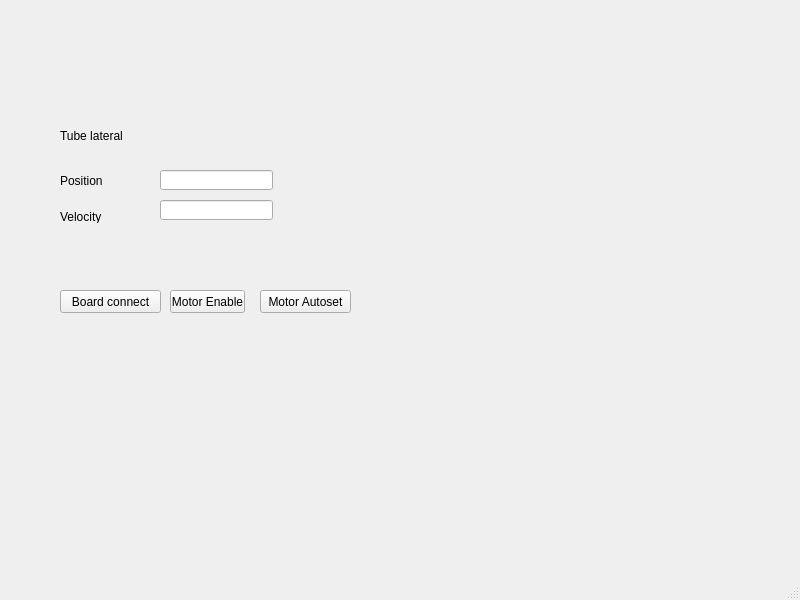
<?xml version="1.0" encoding="UTF-8"?>
<ui version="4.0">
 <class>MainWindow</class>
 <widget class="QMainWindow" name="MainWindow">
  <property name="geometry">
   <rect>
    <x>0</x>
    <y>0</y>
    <width>800</width>
    <height>600</height>
   </rect>
  </property>
  <property name="windowTitle">
   <string>MainWindow</string>
  </property>
  <widget class="QWidget" name="centralwidget">
   <widget class="QPushButton" name="MotorEnable">
    <property name="geometry">
     <rect>
      <x>170</x>
      <y>290</y>
      <width>75</width>
      <height>23</height>
     </rect>
    </property>
    <property name="text">
     <string>Motor Enable</string>
    </property>
   </widget>
   <widget class="QPushButton" name="MotroAutoset">
    <property name="geometry">
     <rect>
      <x>260</x>
      <y>290</y>
      <width>91</width>
      <height>23</height>
     </rect>
    </property>
    <property name="text">
     <string>Motor Autoset</string>
    </property>
   </widget>
   <widget class="QPushButton" name="Boardconnect">
    <property name="geometry">
     <rect>
      <x>60</x>
      <y>290</y>
      <width>101</width>
      <height>23</height>
     </rect>
    </property>
    <property name="text">
     <string>Board connect</string>
    </property>
   </widget>
   <widget class="QLineEdit" name="Position">
    <property name="geometry">
     <rect>
      <x>160</x>
      <y>170</y>
      <width>113</width>
      <height>20</height>
     </rect>
    </property>
   </widget>
   <widget class="QLabel" name="label">
    <property name="geometry">
     <rect>
      <x>60</x>
      <y>170</y>
      <width>81</width>
      <height>21</height>
     </rect>
    </property>
    <property name="text">
     <string>Position</string>
    </property>
   </widget>
   <widget class="QLabel" name="label_2">
    <property name="geometry">
     <rect>
      <x>60</x>
      <y>210</y>
      <width>47</width>
      <height>13</height>
     </rect>
    </property>
    <property name="text">
     <string>Velocity</string>
    </property>
   </widget>
   <widget class="QLineEdit" name="Velocity">
    <property name="geometry">
     <rect>
      <x>160</x>
      <y>200</y>
      <width>113</width>
      <height>20</height>
     </rect>
    </property>
   </widget>
   <widget class="QLabel" name="label_3">
    <property name="geometry">
     <rect>
      <x>60</x>
      <y>120</y>
      <width>151</width>
      <height>31</height>
     </rect>
    </property>
    <property name="text">
     <string>Tube lateral</string>
    </property>
   </widget>
   <widget class="QLabel" name="connectionStatusLabel">
    <property name="geometry">
     <rect>
      <x>50</x>
      <y>80</y>
      <width>111</width>
      <height>16</height>
     </rect>
    </property>
    <property name="text">
     <string/>
    </property>
   </widget>
  </widget>
  <widget class="QMenuBar" name="menubar">
   <property name="geometry">
    <rect>
     <x>0</x>
     <y>0</y>
     <width>800</width>
     <height>21</height>
    </rect>
   </property>
  </widget>
  <widget class="QStatusBar" name="statusbar"/>
 </widget>
 <resources/>
 <connections/>
</ui>
